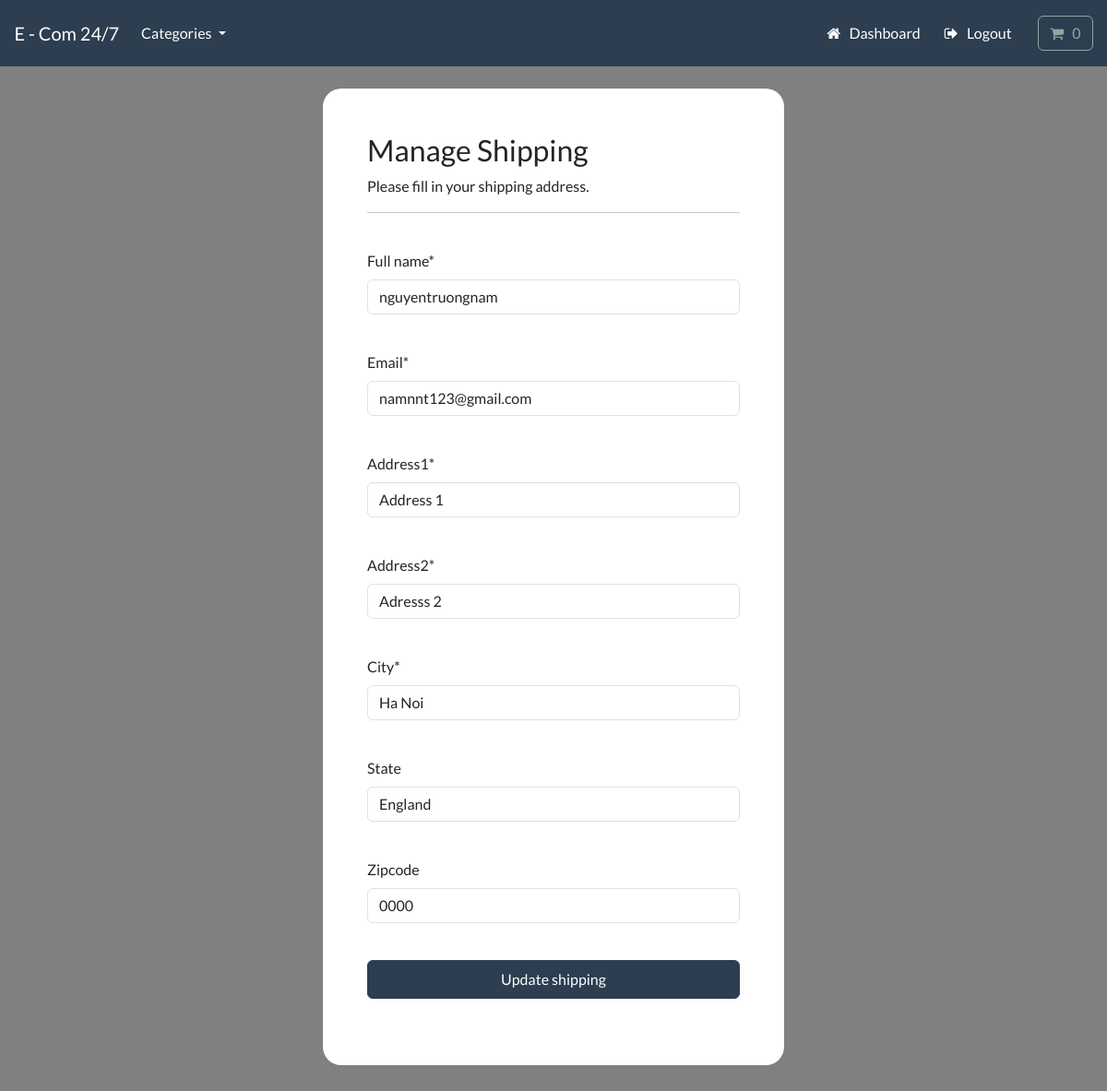
The app's page /account/manage-shipping (signed in) with its own data.
### payment/models.py (models this page shows, shortened)
class ShippingAddress(models.Model):
    full_name = models.CharField(max_length=300)
    email =models.EmailField(max_length=255)
    address1 = models.CharField(max_length=300)
    address2 = models.CharField(max_length=300)
    city = models.CharField(max_length=255)
    state = models.CharField(max_length=255, null=True, blank= True)
    zipcode = models.CharField(max_length=255, null=True, blank=True)
    user = models.ForeignKey(User, on_delete=models.CASCADE, null=True, blank=True)
    class Meta:
        verbose_name_plural = 'Shipping Address'

### account/views.py (the view, shortened to what this page needs)
# urls.py: path('manage-shipping', views.manage_shipping, name='manage-shipping'),
@login_required(login_url='my-login')
def manage_shipping(request):
    try:
        shipping = ShippingAddress.objects.get(user=request.user.id)
    except ShippingAddress.DoesNotExist:
        shipping = None
    form = ShippingForm(instance=shipping)
    context = {'form':form}
    return render(request, 'account/manage-shipping.html', context=context)

### payment/forms.py
class ShippingForm(forms.ModelForm):
    class Meta:
        model = ShippingAddress
        fields = ['full_name', 'email', 'address1', 'address2', 'city', 'state', 'zipcode']
        exclude = ['user',]

### cart/cart.py (called while the page is built)
    def __len__(self):
        return sum(item['qty'] for item in self.cart.values())

### cart/context_processors.py (called while the page is built)
def cart(request):
    return {'cart':Cart(request)}

### store/models.py (called while the page is built)
    def get_absolute_url(self):
        return reverse('list-category', args=[self.slug])

### store/views.py (called while the page is built)
def categories(request):
    all_categories = Category.objects.all()
    return {'all_categories': all_categories}

### account/templates/account/manage-shipping.html (shortened to what this page needs)
{% include "store/base.html" %}
{% load static %}
{% load crispy_forms_tags %}
{% block content %}
    <body>
        <br>
        <div class="container bg-white shadow-md p-5 form-layout">
            <h3> Manage Shipping </h3>
            <p> Please fill in your shipping address. </p>
            <hr>
            <br>
            <form method="POST" autocomplete="off">
                {{form.full_name|as_crispy_field}}
                <br>
                {{form.email|as_crispy_field}}
                <br>
                {{form.address1|as_crispy_field}}
                 <br>
                {{form.address2|as_crispy_field}}
                 <br>
                {{form.city|as_crispy_field}}
                 <br>
                {{form.state|as_crispy_field}}
                <br>
                {{form.zipcode|as_crispy_field}}
                <br>
                <button type="submit" class="btn btn-primary navbar-btn text-white w-100 p-2">  Update shipping </button>
                <br> <br>
            </form>
        </div>
    </body>
{% endblock %}

### static/css/styles.css (style rules this page uses)
.form-layout { border-radius: 20px; width: 500px; }

### account/templates/account/manage-shipping.html (style rules this page uses)
body { background-color: gray; }

### records on screen
ShippingAddress: full_name "nguyentruongnam", email "namnnt123@gmail.com", address1 "Address 1", address2 "Adresss 2", city "Ha Noi", state "England", zipcode "0000"
